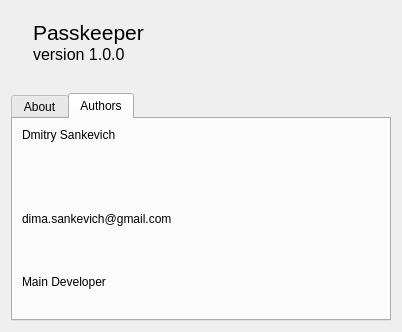
<?xml version="1.0" encoding="UTF-8"?>
<ui version="4.0">
 <class>AboutDialog</class>
 <widget class="QDialog" name="AboutDialog">
  <property name="geometry">
   <rect>
    <x>0</x>
    <y>0</y>
    <width>402</width>
    <height>332</height>
   </rect>
  </property>
  <property name="windowTitle">
   <string>About - PassKeeper</string>
  </property>
  <layout class="QVBoxLayout" name="verticalLayout">
   <item>
    <widget class="QWidget" name="widget" native="true">
     <layout class="QHBoxLayout" name="horizontalLayout">
      <item>
       <widget class="QLabel" name="label_2">
        <property name="sizePolicy">
         <sizepolicy hsizetype="Minimum" vsizetype="Minimum">
          <horstretch>0</horstretch>
          <verstretch>0</verstretch>
         </sizepolicy>
        </property>
        <property name="text">
         <string/>
        </property>
        <property name="pixmap">
         <pixmap resource="resources/resources.qrc">:/icons/mainIcon</pixmap>
        </property>
       </widget>
      </item>
      <item>
       <widget class="QLabel" name="topLabel">
        <property name="sizePolicy">
         <sizepolicy hsizetype="Expanding" vsizetype="Minimum">
          <horstretch>0</horstretch>
          <verstretch>0</verstretch>
         </sizepolicy>
        </property>
        <property name="text">
         <string>&lt;!DOCTYPE HTML PUBLIC &quot;-//W3C//DTD HTML 4.0//EN&quot; &quot;http://www.w3.org/TR/REC-html40/strict.dtd&quot;&gt;
&lt;html&gt;&lt;head&gt;&lt;meta name=&quot;qrichtext&quot; content=&quot;1&quot; /&gt;&lt;style type=&quot;text/css&quot;&gt;
p, li { white-space: pre-wrap; }
&lt;/style&gt;&lt;/head&gt;&lt;body style=&quot; font-family:'MS Shell Dlg 2'; font-size:8pt; font-weight:400; font-style:normal;&quot;&gt;
&lt;p style=&quot; margin-top:0px; margin-bottom:0px; margin-left:0px; margin-right:0px; -qt-block-indent:0; text-indent:0px;&quot;&gt;&lt;span style=&quot; font-family:'Sans Serif'; font-size:16pt;&quot;&gt;Passkeeper&lt;/span&gt;&lt;/p&gt;
&lt;p style=&quot; margin-top:0px; margin-bottom:0px; margin-left:0px; margin-right:0px; -qt-block-indent:0; text-indent:0px;&quot;&gt;&lt;span style=&quot; font-family:'Sans Serif'; font-size:12pt;&quot;&gt;version 1.0.0&lt;/span&gt;&lt;/p&gt;
&lt;p style=&quot;-qt-paragraph-type:empty; margin-top:0px; margin-bottom:0px; margin-left:0px; margin-right:0px; -qt-block-indent:0; text-indent:0px; font-family:'Sans Serif'; font-size:9pt;&quot;&gt;&lt;br /&gt;&lt;/p&gt;&lt;/body&gt;&lt;/html&gt;</string>
        </property>
       </widget>
      </item>
     </layout>
    </widget>
   </item>
   <item>
    <widget class="QTabWidget" name="tabWidget">
     <property name="currentIndex">
      <number>1</number>
     </property>
     <widget class="QWidget" name="about">
      <attribute name="title">
       <string>About</string>
      </attribute>
      <layout class="QVBoxLayout" name="verticalLayout_2">
       <item>
        <widget class="QLabel" name="aboutLabel">
         <property name="text">
          <string>&lt;!DOCTYPE HTML PUBLIC &quot;-//W3C//DTD HTML 4.0//EN&quot; &quot;http://www.w3.org/TR/REC-html40/strict.dtd&quot;&gt;
&lt;html&gt;&lt;head&gt;&lt;meta name=&quot;qrichtext&quot; content=&quot;1&quot; /&gt;&lt;style type=&quot;text/css&quot;&gt;
p, li { white-space: pre-wrap; }
&lt;/style&gt;&lt;/head&gt;&lt;body style=&quot; font-family:'MS Shell Dlg 2'; font-size:8pt; font-weight:400; font-style:normal;&quot;&gt;
&lt;p style=&quot; margin-top:0px; margin-bottom:0px; margin-left:0px; margin-right:0px; -qt-block-indent:0; text-indent:0px;&quot;&gt;&lt;span style=&quot; font-family:'Sans Serif'; font-size:12pt;&quot;&gt;Passkeeper password manager&lt;/span&gt;&lt;/p&gt;
&lt;p style=&quot;-qt-paragraph-type:empty; margin-top:0px; margin-bottom:0px; margin-left:0px; margin-right:0px; -qt-block-indent:0; text-indent:0px; font-family:'Sans Serif'; font-size:9pt;&quot;&gt;&lt;br /&gt;&lt;/p&gt;&lt;/body&gt;&lt;/html&gt;</string>
         </property>
         <property name="openExternalLinks">
          <bool>true</bool>
         </property>
        </widget>
       </item>
      </layout>
     </widget>
     <widget class="QWidget" name="authors">
      <attribute name="title">
       <string>Authors</string>
      </attribute>
      <layout class="QVBoxLayout" name="verticalLayout_3">
       <item>
        <widget class="QLabel" name="authorsLabel">
         <property name="text">
          <string>Dmitry Sankevich   </string>
         </property>
         <property name="textFormat">
          <enum>Qt::AutoText</enum>
         </property>
         <property name="alignment">
          <set>Qt::AlignLeading|Qt::AlignLeft|Qt::AlignTop</set>
         </property>
         <property name="openExternalLinks">
          <bool>true</bool>
         </property>
        </widget>
       </item>
       <item>
        <widget class="QLabel" name="emailLabel">
         <property name="text">
          <string>dima.sankevich@gmail.com</string>
         </property>
        </widget>
       </item>
       <item>
        <widget class="QLabel" name="positionLabel">
         <property name="text">
          <string>Main Developer</string>
         </property>
        </widget>
       </item>
      </layout>
     </widget>
    </widget>
   </item>
  </layout>
 </widget>
 <resources>
  <include location="resources/resources.qrc"/>
 </resources>
 <connections/>
</ui>
